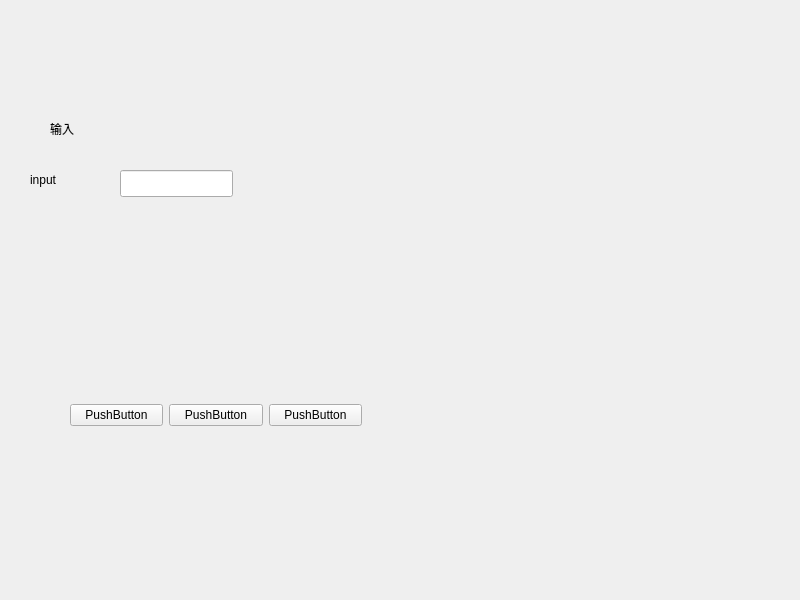
<?xml version="1.0" encoding="UTF-8"?>
<ui version="4.0">
 <class>Widget</class>
 <widget class="QWidget" name="Widget">
  <property name="geometry">
   <rect>
    <x>0</x>
    <y>0</y>
    <width>800</width>
    <height>600</height>
   </rect>
  </property>
  <property name="windowTitle">
   <string>Widget</string>
  </property>
  <widget class="QLabel" name="label">
   <property name="geometry">
    <rect>
     <x>50</x>
     <y>108</y>
     <width>111</width>
     <height>41</height>
    </rect>
   </property>
   <property name="text">
    <string>输入</string>
   </property>
  </widget>
  <widget class="QLineEdit" name="lineEdit">
   <property name="geometry">
    <rect>
     <x>120</x>
     <y>170</y>
     <width>113</width>
     <height>27</height>
    </rect>
   </property>
  </widget>
  <widget class="QLabel" name="label_2">
   <property name="geometry">
    <rect>
     <x>30</x>
     <y>170</y>
     <width>69</width>
     <height>19</height>
    </rect>
   </property>
   <property name="text">
    <string>input</string>
   </property>
  </widget>
  <widget class="QWidget" name="">
   <property name="geometry">
    <rect>
     <x>70</x>
     <y>390</y>
     <width>292</width>
     <height>51</height>
    </rect>
   </property>
   <layout class="QHBoxLayout" name="horizontalLayout_2">
    <item>
     <widget class="QPushButton" name="pushButton">
      <property name="text">
       <string>PushButton</string>
      </property>
     </widget>
    </item>
    <item>
     <widget class="QPushButton" name="pushButton_2">
      <property name="text">
       <string>PushButton</string>
      </property>
     </widget>
    </item>
    <item>
     <widget class="QPushButton" name="commitButton">
      <property name="text">
       <string>PushButton</string>
      </property>
     </widget>
    </item>
   </layout>
  </widget>
 </widget>
 <resources/>
 <connections/>
</ui>
